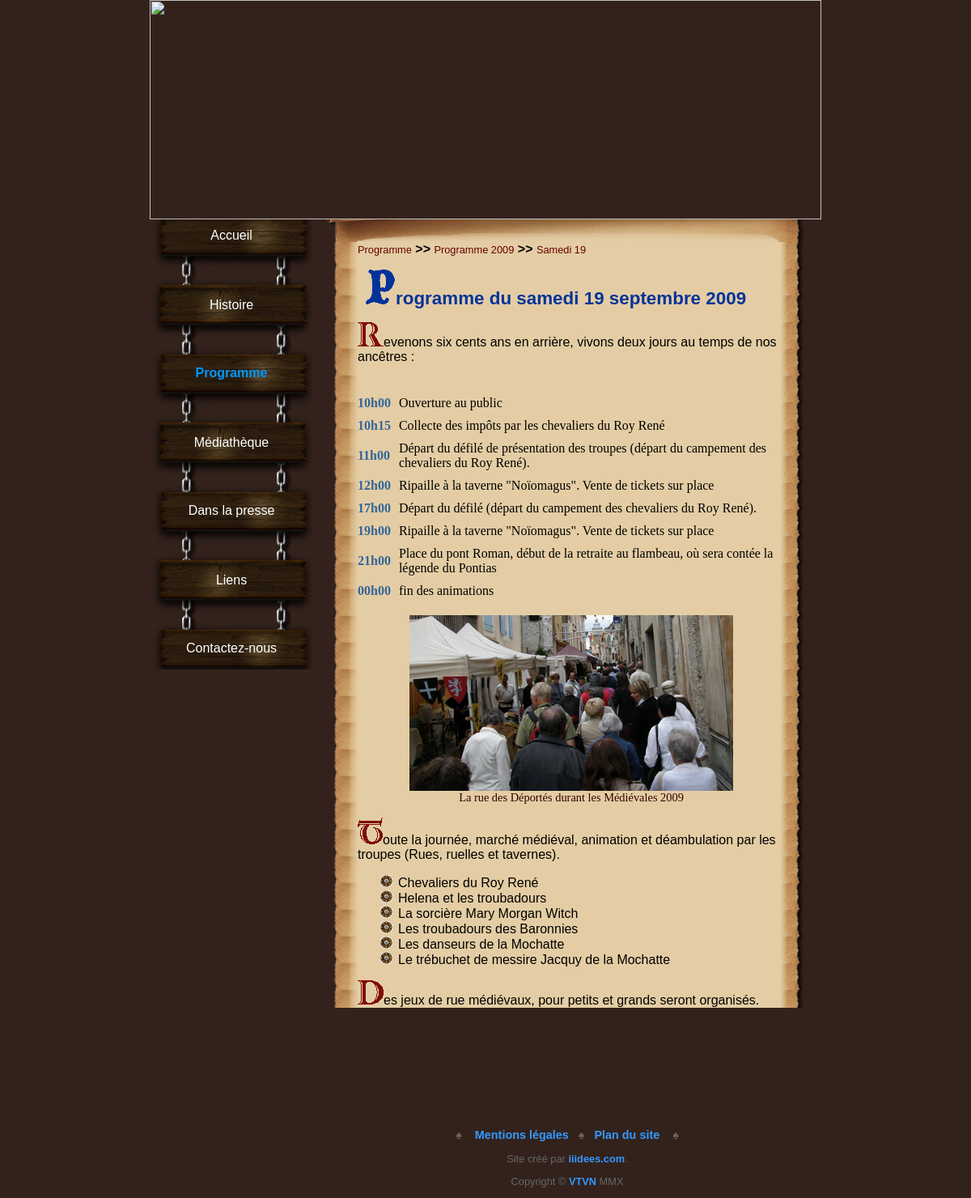
The page /articles.php?art=1 on the database its author committed.
### tables this page shows
CREATE TABLE IF NOT EXISTS `menus` (
  `menuID` int(10) unsigned NOT NULL AUTO_INCREMENT,
  `sousMenuID` int(10) unsigned NOT NULL DEFAULT '0',
  `frNom` varchar(60) NOT NULL,
  `gbNom` varchar(60) NOT NULL,
  `frNomBread` varchar(25) NOT NULL,
  `gbNomBread` varchar(25) NOT NULL,
  `frLienTitle` varchar(150) NOT NULL,
  `gbLienTitle` varchar(150) NOT NULL,
  `fichierID` int(10) unsigned NOT NULL,
  `frActive` tinyint(4) NOT NULL DEFAULT '1',
  `gbActive` tinyint(4) NOT NULL DEFAULT '1',
  `position` tinyint(4) NOT NULL DEFAULT '1',
  `articleID` int(10) unsigned NOT NULL DEFAULT '0',
  `galerieID` int(10) unsigned NOT NULL DEFAULT '0',
  PRIMARY KEY (`menuID`)
);

CREATE TABLE IF NOT EXISTS `articles` (
  `articleID` int(10) unsigned NOT NULL AUTO_INCREMENT,
  `frTitre` varchar(120) NOT NULL,
  `gbTitre` varchar(120) NOT NULL,
  `frSousTitre` varchar(120) DEFAULT NULL,
  `gbSousTitre` varchar(120) DEFAULT NULL,
  PRIMARY KEY (`articleID`)
);

CREATE TABLE IF NOT EXISTS `articledetails` (
  `articleDetailsID` int(10) unsigned NOT NULL AUTO_INCREMENT,
  `articleID` int(10) unsigned NOT NULL,
  `position` tinyint(3) unsigned NOT NULL DEFAULT '1',
  `frText` varchar(6000) NOT NULL,
  `gbText` varchar(6000) NOT NULL,
  PRIMARY KEY (`articleDetailsID`)
);

CREATE TABLE IF NOT EXISTS `articlephotos` (
  `articlePhotosID` int(10) unsigned NOT NULL AUTO_INCREMENT,
  `articleID` int(10) unsigned NOT NULL,
  `position` tinyint(3) unsigned NOT NULL DEFAULT '1',
  `fichierPhoto` varchar(30) NOT NULL,
  `frTitle` varchar(120) NOT NULL,
  `gbTitle` varchar(120) NOT NULL,
  `frLegende` varchar(150) DEFAULT NULL,
  `gbLegende` varchar(150) DEFAULT NULL,
  PRIMARY KEY (`articlePhotosID`)
);

### articles.php (the view, shortened to what this page needs)
<?php
	include("fonctions/fonction.inc.php");
	$lang=$_SESSION['lang'];
	if (isset($_GET['art']))
	{
		if (is_numeric($_GET['art']))
		{
			$artID=$_GET['art'];
		}
		else
		{
			$menuID=99999;
		}
	}
	$nom = $lang."Nom";
	$q = "SELECT menuID, $nom AS nom FROM menus WHERE articleID=".$artID;
	$r = @mysqli_query($dbc,$q);
	$nombre=@mysqli_num_rows($r);
	if ($nombre == 1)
	{
		$row=mysqli_fetch_array($r, MYSQLI_ASSOC);
		$menuID=$row['menuID'];
	}
	else
	{
		$url="error.php";
		ob_end_clean();
		header("Location: $url");
		exit();
	}
	include("include/header.php");
	echo '<div id="right">
    <p class="mainTop"></p>
    <div id="mainBody">';
	CreationBreadCrumb($menuID, 0, $dbc);
	$langTitre=$lang.'Titre';
	$langSTitre=$lang.'SousTitre';
	$q="SELECT ".$langTitre." AS titre, ".$langSTitre." AS stitre FROM articles WHERE articleID=".$artID;
	$r = @mysqli_query($dbc,$q);
	$nombre=@mysqli_num_rows($r);
	if ($nombre == 1)
	{
		$row=mysqli_fetch_array($r, MYSQLI_ASSOC);
		$leTitre=$row['titre'];
		echo '<h1>'.GetLetter($leTitre,true).'</h1>';
	}
	$artTexte=$lang.'Text';
	$q="SELECT $artTexte AS texte, position FROM articledetails WHERE articleID=$artID ORDER BY position";
	$r = @mysqli_query($dbc,$q);
	while ($row=mysqli_fetch_array($r, MYSQLI_ASSOC))
	{
		$leTexte=$row['texte'];
		$artDetail[$row['position']]='<p class="mainText">'.GetLetter($leTexte,false).'</p>';
	}
	$phoLien=$lang.'Title';
	$phoLegende=$lang.'Legende';
	$q ="SELECT fichierPhoto, $phoLien AS lien, $phoLegende AS legende, position FROM articlephotos WHERE articleID=$artID ORDER BY position";
	$r = @mysqli_query($dbc,$q);
	while ($row=mysqli_fetch_array($r, MYSQLI_ASSOC))
	{
		$monImage="images/articles".$artID."/".$row['fichierPhoto'];
		$getImgSize=getimagesize($monImage);
		$maString='<p class="mainPhoto"><img src="'.$monImage.'" width="'.$getImgSize[0].'" height="'.$getImgSize[1].'" border="0" title="'.$row['lien'].'" alt="'.$row['lien'].'" />';
		$maString.='<br />'.$row['legende'].'</p>';
		$artDetail[$row['position']]=$maString;
	}
	$count=count($artDetail);
	for ($i=1; $i<=$count;$i++)
	{
		echo $artDetail[$i];
	}
	echo '</div>';
	include("include/footer.php");
?>

### include/createMenu.php
<?php
		$lien=$lang.'LienTitle';
		$active=$lang.'Active';
		$q="SELECT menuID, $nom AS nom, $lien AS lien, nomFichier, position FROM menus INNER JOIN  fichiers ON menus.fichierID=fichiers.fichierID ";
		$q.="WHERE sousMenuID=0 AND $active=1 ORDER BY position";
		$r=@mysqli_query($dbc,$q);
		$nombre=@mysqli_num_rows($r);
		$count=1;
		if ($nombre>0)
		{
			echo '<div id="left">
    <table width="202" border="0" cellpadding="0" cellspacing="0" class="menu">';
	  		while($row=mysqli_fetch_array($r,MYSQL_ASSOC))
			{
				if (($count%2)==0)
				{
					$classMenu='menu1';
					$classLien='menu2H">&nbsp;';
				}
				else
				{
					$classMenu='menu2';
					$classLien='menu1H">&nbsp;';
				}
				if ($count==$nombre)
				{
					$classLien='menuBas">';
				}
				$leMenuID=$row['menuID'];
				$leNom=$row['nom'];
				$leLien=$row['lien'];
				$leFichier=$row['nomFichier'].'.php';
				echo '<tr><td class="'.$classMenu.'"><a href="'.$leFichier.'?menu='.$leMenuID.'" title="'.$leLien.'"';
				if ($_SESSION['menuCat']==$leMenuID)
				{
					echo ' class="selected"';
				}
				echo '>'.$leNom.'</a></td></tr>';
				echo '<tr><td class="'.$classLien.'</td></tr>';
				$count++;
			}
			echo '</table>
			<br /><br />
			</div>';
		}
?>

### fonctions/fonction.inc.php (shortened to what this page needs)
<?php
		function GetLetter($unTexte,$unTitre)
		{
			$laLettre=strtoupper(substr($unTexte,0,1));
			if ($unTitre == true)
			{
				$monImage = "images/lettres/titre".$laLettre.".gif";
			}
			else
			{
				$monImage = "images/lettres/lettre".$laLettre.".gif";
			}
			$imgSize = getimagesize ($monImage);
			$maString = '<img src="'.$monImage.'" border="0" width="'.$imgSize[0].'" height="'.$imgSize[1].'" />'.substr($unTexte,1);
			return $maString;
		}
		function CreationBreadCrumb($mID,$level,$dbc)
		{
			GenererBreadCrumb($mID,$level,$dbc);
			echo '<p class="mainText">'.$_SESSION['breadcrumb'].'</p>';
		}
		function GenererBreadCrumb($mID,$level,$dbc)
		{
		 	$Nom=$_SESSION['lang'].'NomBread';
			$Lien=$_SESSION['lang'].'LienTitle';
		   $q= 'SELECT menuID, sousMenuID, '.$Nom.' AS nom, '.$Lien.' AS lien, nomFichier, articleID, galerieID FROM menus INNER JOIN fichiers';
		   $q.=' ON fichiers.fichierID=menus.fichierID WHERE menuID='.$mID;
		   $result=mysqli_query($dbc,$q);
		   while ($row = mysqli_fetch_array($result,MYSQL_ASSOC))
		   {
			   if ($row['nomFichier']=='principal')
			   {
				   $file='principal.php?menu='.$row['menuID'];
			   }
				elseif ($row['nomFichier']=='articles')
				{
					$file='articles.php?art='.$row['articleID'];
				}
				elseif ($row['nomFichier']=='galerie')
				{
					$file='galerie.php?gal='.$row['galerieID'];
				}
				else
				{
					$file=$row['nomFichier'].'.php';
				}
			   $myString ='<a href="'.$file.'" title="'.$row['lien'].'" class="breadcrumb">'.$row['nom'].'</a>';
			   GenererBreadCrumb($row['sousMenuID'],$level+1,$dbc);
		   }
		}
?>

### include/footer.php
<p class="mainBottom"></p>
	<p class="copyright" style="font-size:0.9em;">&spades;&nbsp;&nbsp;&nbsp;
    <?php
			$q="SELECT $nom AS nom, $lien AS lien, nomFichier, position FROM menus INNER JOIN  fichiers ON menus.fichierID=fichiers.fichierID ";
			$q.="WHERE sousMenuID=55555 AND $active=1 ORDER BY position";
			$r=@mysqli_query($dbc,$q);
			$nombre=@mysqli_num_rows($r);
			$count=1;
			while ($row=mysqli_fetch_array($r,MYSQL_ASSOC))
			{
				echo '<a href="'.$row['nomFichier'].'.php" title="'.$row['lien'].'" class="copy">'.$row['nom'].'</a>';
				if ($count!=$nombre)
				{
					echo '&nbsp;&nbsp;&nbsp;&spades;&nbsp;&nbsp;&nbsp;';
				}
				$count++;
			}
			 if ($lang=='fr') {
				 $site = 'Site cr&eacute;&eacute; par <a href="http://www.iiidees.com/" title="Lien vers le cr&eacute;ateur de ce site internet" class="copy" target="_new">';
			 }else {
				 $site ='Web site design by <a href="http://www.iiidees.com/" title="Link to this web site designer" class="copy" target="_new">';
			 }
		?>
		&nbsp;&nbsp;&nbsp;&spades;</p>
    <p class="copyright"><?php echo $site; ?>iiidees.com</a>.</p>
    <p class="copyright">Copyright &copy; <a href="http://www.vieuxnyons.com" title="lien vers le site de l'association Vie et Travail dans le vieux Nyons" class="copy" target="_blank">VTVN</a> MMX</p>
  </div>
</div>
</body>
</html>

### css/maincssTable.css (style rules this page uses)
body { background-color: #33221c; margin: 0px; padding: 0px; }
#global #left { position:absolute; float: left; width: 202px; }
#global #right { margin-left:202px; width: 628px; }
#global #left table.menu { text-align:center; }
#global #left .menu1 { background-image: url(temp102/bois1Body.jpg); height: 39px; width: 202px; }
#global #left .menu2H { background-image: url(temp102/bois2Haut.jpg); height: 45px; width: 202px; }
#global #left .menu2 { background-image: url(temp102/bois2Body.jpg); height: 40px; width: 202px; }
#global #left .menu1H { background-image: url(temp102/bois1Haut.jpg); height: 46px; width: 202px; }
#global #left .menuBas { background-image:url(temp102/boisFin.jpg); height:6px; width:202px; }
#global #left a:active, #global #left a:link,#global #left a:visited { font-family: "Trebuchet MS", Arial, Helvetica, sans-serif; color:#FFF; font-size:1;1em; text-decoration:none; }
#global #left a.selected { color:#09F; text-decoration:none; font-weight:bold; }
#global #right p.mainTop { width:628px; background-image:url(temp102/mainHaut2.jpg); height:29px; margin-top:-1px; }
#global #right #mainBody { background-image:url(temp102/MainBody2.jpg); width:628px; background-repeat:repeat-y; margin-top:-16px; }
#global #right #mainBody p.mainText { margin-left:55px; margin-right:40px; font-family:Arial, Helvetica, sans-serif; font-size:1em; }
#global #right #mainBody ul li { margin-left:65px; margin-right:40px; font-family:Arial, Helvetica, sans-serif; font-size:1em; list-style-image: url(../images/bouclier.gif); }
#global #right #mainBody table.photo { margin-left:50px; margin-right:40px; }
#global #right #mainBody table.photo td.d1 { font-weight:bold; color:#369; }
#global #right #mainBody table.photo td.d3 { font-weight:normal; color:#000000; }
#global #right p.mainBottom { background-image:url(temp102/mainBas2.jpg); width:628px; height:133px; margin-top:-16px; }
#global #right #mainBody h1 { margin-left:65px; margin-right:40px; font-family:"Trebuchet MS", Arial, Helvetica, sans-serif; font-size:1.4em; color:#039; }
#global #right p.copyright { width:628px; font-family:Arial, Helvetica, sans-serif; color:#666; font-size:0.8em; text-align:center }
#global #right a.copy:link, #global #right a.copy:active, #global #right a.copy:visited { color:#39F; text-decoration:none; }
#global #right p.mainPhoto { margin-left:50px; margin-right:40px; font:"Trebuchet MS", Arial, Helvetica, sans-serif; font-size:0.9em; text-align:center; color:#300; }
#global #right a:active, #global #right a:link, #global #right a:visited { color:#600; text-decoration:none; font-weight:bold; }
#global #right a.breadcrumb:active, #global #right a.breadcrumb:visited, #global #right a.breadcrumb:link { font:"Trebuchet MS", Arial, Helvetica, sans-serif; font-size:0.8em; color:#600; text-decoration:none; font-weight:100; }

### rows shown on the page
menus: frNom "Accueil"
menus: frNom "Histoire"
menus: frNom "Programme", frNomBread "Programme"
menus: frNom "Médiathèque"
menus: frNom "Dans la presse"
menus: frNom "Liens"
menus: frNom "Contactez-nous", shows a picture
menus: frNomBread "Programme 2009"
menus: frNomBread "Samedi 19"
articles: frTitre "rogramme du samedi 19 septembre 2009"
articledetails: shows a picture, frText "evenons six cents ans en arrière, vivons deux jours au temps de nos ancêtres : 10h00 Ouverture au public 10h15 Collecte des impôts par les chevaliers du Roy René 11h00 Départ du défilé de présentation des troupes (départ du campement des chevaliers du Roy René). 12h00 Ripaille à la taverne \"Noïomagus\". Vente de tickets sur place 17h00 Départ du défilé (départ du campement des chevaliers du Roy René). 19h00 Ripaille à la taverne \"Noïomagus\". Vente de tickets sur place 21h00 Place du pont Roman, début de la retraite au flambeau, où sera contée la légende du Pontias 00h00 fin des animations"
articlephotos: fichierPhoto (picture), frLegende "La rue des Déportés durant les Médiévales 2009"
articledetails: shows a picture, frText "oute la journée, marché médiéval, animation et déambulation par les troupes (Rues, ruelles et tavernes). Chevaliers du Roy René Helena et les troubadours La sorcière Mary Morgan Witch Les troubadours des Baronnies Les danseurs de la Mochatte Le trébuchet de messire Jacquy de la Mochatte"
articledetails: shows a picture, frText "es jeux de rue médiévaux, pour petits et grands seront organisés."
menus: frNom "Mentions légales"
menus: frNom "Plan du site"

### other values the page prints
$_SESSION['breadcrumb'] ">> >>"
